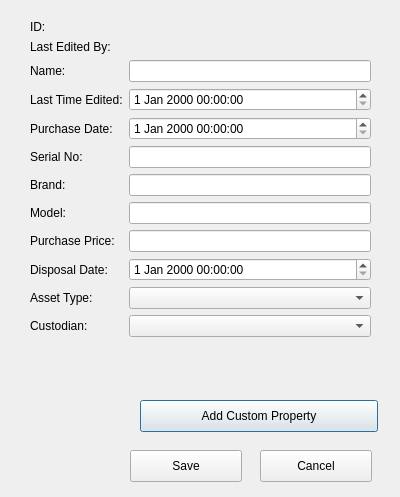
<?xml version="1.0" encoding="UTF-8"?>
<ui version="4.0">
 <class>AssetForm</class>
 <widget class="QDialog" name="AssetForm">
  <property name="geometry">
   <rect>
    <x>0</x>
    <y>0</y>
    <width>400</width>
    <height>497</height>
   </rect>
  </property>
  <property name="windowTitle">
   <string>Dialog</string>
  </property>
  <widget class="QPushButton" name="addProperty_button">
   <property name="geometry">
    <rect>
     <x>140</x>
     <y>400</y>
     <width>238</width>
     <height>32</height>
    </rect>
   </property>
   <property name="text">
    <string>Add Custom Property</string>
   </property>
  </widget>
  <widget class="QPushButton" name="save_button">
   <property name="geometry">
    <rect>
     <x>130</x>
     <y>450</y>
     <width>112</width>
     <height>32</height>
    </rect>
   </property>
   <property name="text">
    <string>Save</string>
   </property>
  </widget>
  <widget class="QPushButton" name="cancel_button">
   <property name="geometry">
    <rect>
     <x>260</x>
     <y>450</y>
     <width>112</width>
     <height>32</height>
    </rect>
   </property>
   <property name="text">
    <string>Cancel</string>
   </property>
  </widget>
  <widget class="QWidget" name="layoutWidget">
   <property name="geometry">
    <rect>
     <x>30</x>
     <y>20</y>
     <width>341</width>
     <height>380</height>
    </rect>
   </property>
   <layout class="QFormLayout" name="formLayout">
    <item row="0" column="0">
     <widget class="QLabel" name="id_label">
      <property name="text">
       <string>ID:</string>
      </property>
     </widget>
    </item>
    <item row="0" column="1">
     <widget class="QLabel" name="id">
      <property name="text">
       <string/>
      </property>
     </widget>
    </item>
    <item row="1" column="0">
     <widget class="QLabel" name="LastEditedBy_label">
      <property name="text">
       <string>Last Edited By:</string>
      </property>
     </widget>
    </item>
    <item row="1" column="1">
     <widget class="QLabel" name="LastEditedBy">
      <property name="text">
       <string/>
      </property>
     </widget>
    </item>
    <item row="2" column="0">
     <widget class="QLabel" name="name_label">
      <property name="text">
       <string>Name:</string>
      </property>
     </widget>
    </item>
    <item row="2" column="1">
     <widget class="QLineEdit" name="Name"/>
    </item>
    <item row="3" column="0">
     <widget class="QLabel" name="LastTimeEdited_label">
      <property name="text">
       <string>Last Time Edited:</string>
      </property>
     </widget>
    </item>
    <item row="3" column="1">
     <widget class="QDateTimeEdit" name="lastTimeEdited"/>
    </item>
    <item row="4" column="0">
     <widget class="QLabel" name="LastTimeEdited_label_2">
      <property name="text">
       <string>Purchase Date:</string>
      </property>
     </widget>
    </item>
    <item row="4" column="1">
     <widget class="QDateTimeEdit" name="PurchaseDate"/>
    </item>
    <item row="5" column="0">
     <widget class="QLabel" name="LastTimeEdited_label_3">
      <property name="text">
       <string>Serial No:</string>
      </property>
     </widget>
    </item>
    <item row="5" column="1">
     <widget class="QLineEdit" name="SerialNo"/>
    </item>
    <item row="6" column="0">
     <widget class="QLabel" name="Brand_label">
      <property name="text">
       <string>Brand:</string>
      </property>
     </widget>
    </item>
    <item row="6" column="1">
     <widget class="QLineEdit" name="Brand"/>
    </item>
    <item row="7" column="0">
     <widget class="QLabel" name="model_label">
      <property name="text">
       <string>Model:</string>
      </property>
     </widget>
    </item>
    <item row="7" column="1">
     <widget class="QLineEdit" name="Model"/>
    </item>
    <item row="8" column="0">
     <widget class="QLabel" name="PurchasePrice_label">
      <property name="text">
       <string>Purchase Price:</string>
      </property>
     </widget>
    </item>
    <item row="8" column="1">
     <widget class="QLineEdit" name="PurchasePrice"/>
    </item>
    <item row="9" column="0">
     <widget class="QLabel" name="DisposalDate_label">
      <property name="text">
       <string>Disposal Date:</string>
      </property>
     </widget>
    </item>
    <item row="9" column="1">
     <widget class="QDateTimeEdit" name="DisposalDate"/>
    </item>
    <item row="10" column="1">
     <widget class="QComboBox" name="Assettype"/>
    </item>
    <item row="10" column="0">
     <widget class="QLabel" name="Assettype_label">
      <property name="text">
       <string>Asset Type:</string>
      </property>
     </widget>
    </item>
    <item row="11" column="0">
     <widget class="QLabel" name="custodian_label">
      <property name="text">
       <string>Custodian:</string>
      </property>
     </widget>
    </item>
    <item row="11" column="1">
     <widget class="QComboBox" name="Custodian"/>
    </item>
   </layout>
  </widget>
 </widget>
 <resources/>
 <connections/>
</ui>
